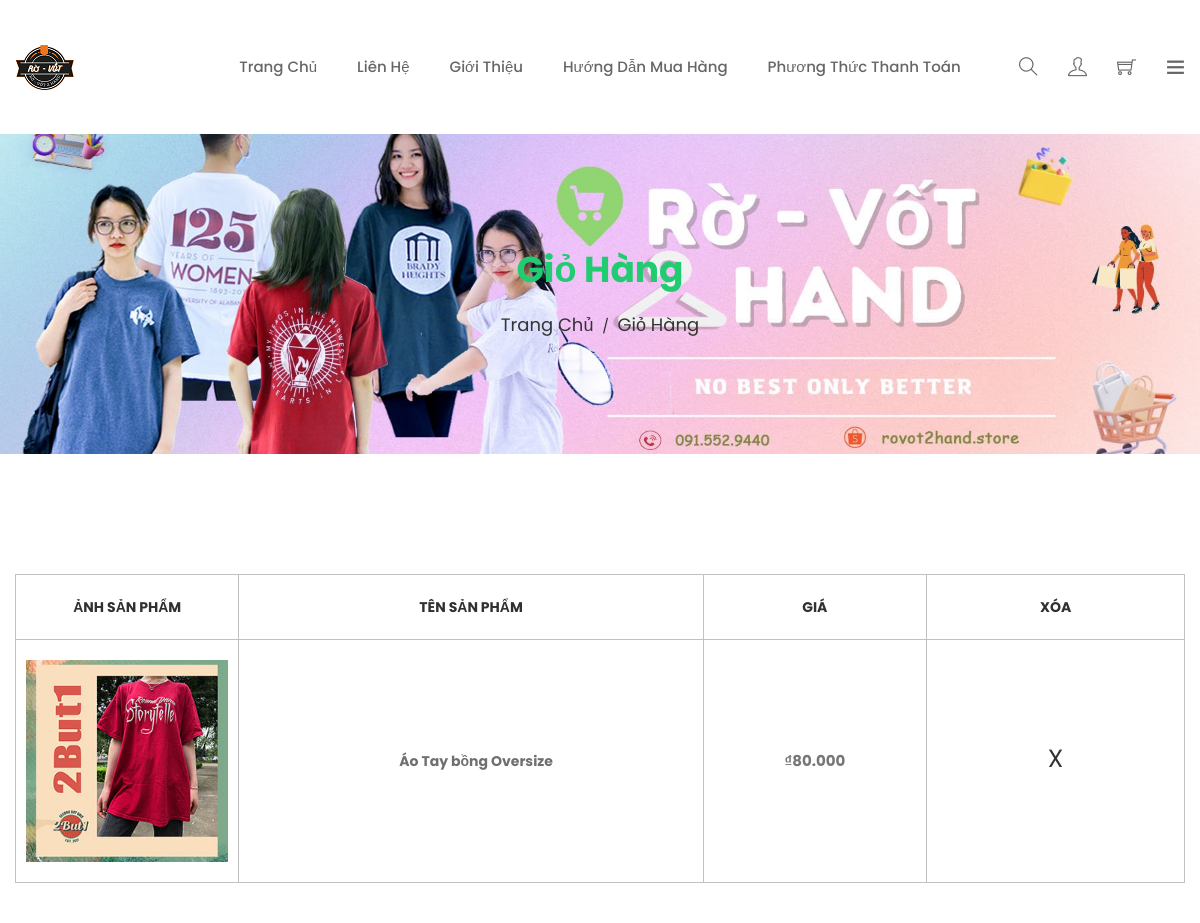
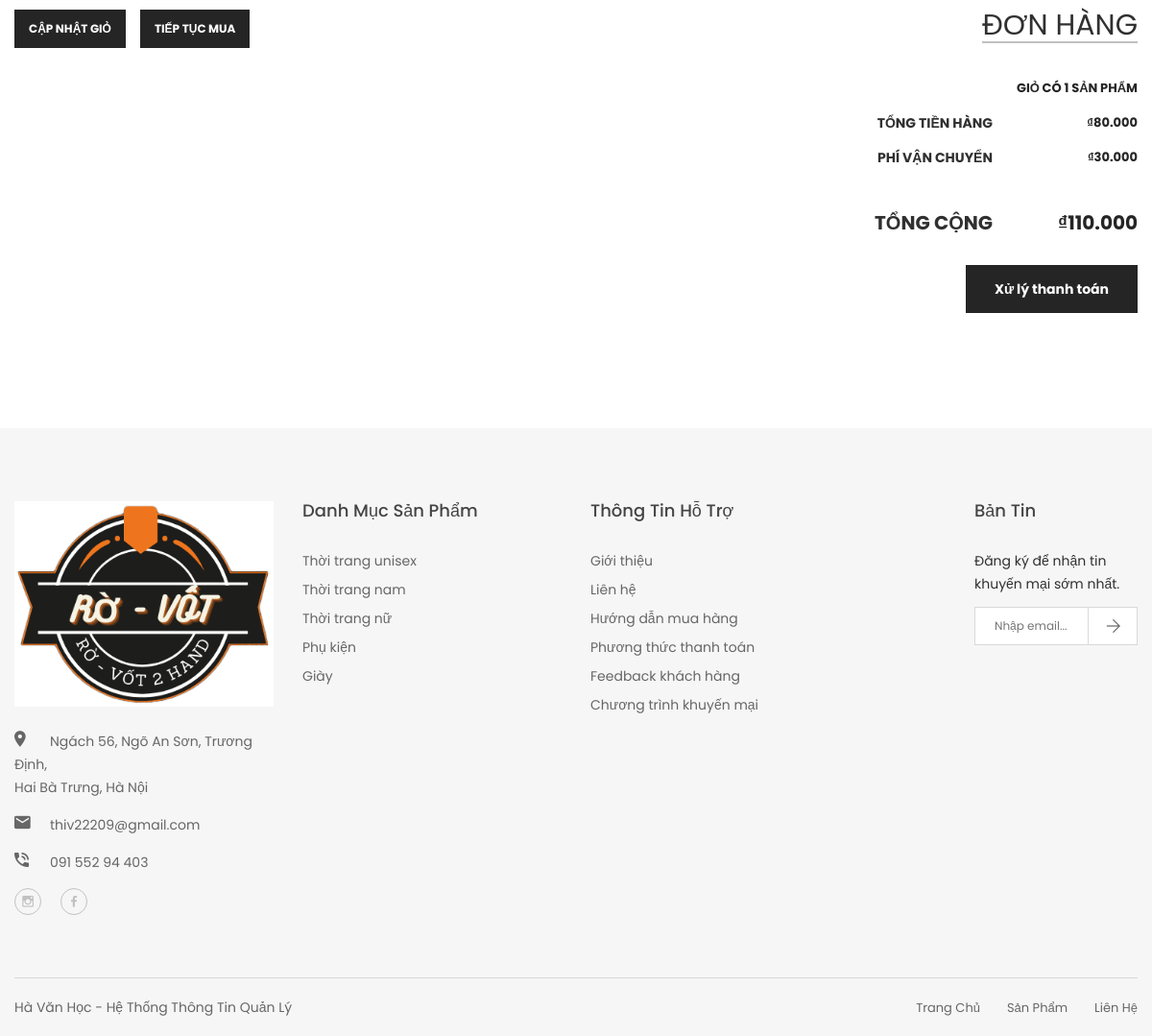
Screenshot of /carts/ with the database file from the repository (2 pictures, top to bottom).
### products/models.py (models this page shows)
class product(models.Model):
	prod_id = models.AutoField(primary_key = True)
	cate_id = models.ForeignKey(category, on_delete = models.CASCADE)
	prod_name = models.CharField(max_length = 100)
	prod_price = models.DecimalField(max_digits=6, decimal_places=3)
	prod_description = models.TextField()
	prod_imgage = models.CharField(max_length = 30)
	prod_imgage_detail = models.CharField(max_length = 50, null = True)
	prod_status = models.BooleanField(default = True)

### carts/views.py (the view)
# urls.py: path('', views.carts, name='carts'),
def carts(request):
	item = product.objects.filter(cartitem__cart_id=1)
	context = {
		'item' : item,
		'count' : item.count()
	}
	return render(request, 'store/carts.html', context)

### carts/templatetags/carts_extra.py (called while the page is built)
@register.filter
def total(item):
	total = 0
	for i in item:
		total += i.prod_price
	return total

@register.filter
def sumtotal(item):
	total = 0
	for i in item:
		total += i.prod_price
	return total + Decimal(30.000)

### templates/store/carts.html (shortened to what this page needs)
{% extends 'home.html' %}
{% load static %}
{% load carts_extra %}
		{% block content %}
        <div class="ht__bradcaump__area" style="background: rgba(0, 0, 0, 0) url({% static 'images/bg/3.jpg' %}) no-repeat scroll center center / cover ;">
            <div class="ht__bradcaump__wrap">
                <div class="container">
                    <div class="row">
                        <div class="col-xs-12">
                            <div class="bradcaump__inner text-center">
                                <h2 class="bradcaump-title">Giỏ hàng</h2>
                                <nav class="bradcaump-inner">
                                  <a class="breadcrumb-item" href="{% url 'home' %}">Trang chủ</a>
                                  <span class="brd-separetor">/</span>
                                  <span class="breadcrumb-item active">Giỏ hàng</span>
                                </nav>
                            </div>
                        </div>
                    </div>
                </div>
            </div>
        </div>
        <div class="cart-main-area ptb--120 bg__white">
            <div class="container">
                <div class="row">
                    <div class="col-md-12 col-sm-12 col-xs-12">
                        <form action="#">
                            <div class="table-content table-responsive">
                                <table>
                                    <thead>
                                        <tr>
                                            <th class="product-thumbnail">Ảnh sản phẩm</th>
                                            <th class="product-name">Tên sản phẩm</th>
                                            <th class="product-price">Giá</th>
                                            <th class="product-remove">Xóa</th>
                                        </tr>
                                    </thead>
                                    <tbody>
                                        {% for i in item %}
                                        <tr>
                                            <td class="product-thumbnail"><a href="{% url 'products:product_detail' i.prod_id %}"><img src="{% static i.prod_imgage %}" alt="product img" /></a></td>
                                            <td class="product-name"><a href="{% url 'products:product_detail' i.prod_id %}">{{ i.prod_name }}</a></td>
                                            <td class="product-price"><span class="amount">₫{{ i.prod_price }}</span></td>
                                            <td class="product-remove"><a href="#">X</a></td>
                                        </tr>
                                        {% endfor %}
                                    </tbody>
                                </table>
                            </div>
                            <div class="row">
                                <div class="col-md-8 col-sm-7 col-xs-12">
                                    <div class="buttons-cart">
                                        <input type="submit" value="Cập nhật giỏ" />
                                        <a href="{% url 'home' %}">Tiếp tục mua</a>
                                    </div>
                                </div>
                                <div class="col-md-4 col-sm-5 col-xs-12">
                                    <div class="cart_totals">
                                        <h2>Đơn hàng</h2>
                                        <table>
                                            <tbody>
                                                <tr class="cart-subtotal">
                                                    <th></th>
                                                    <td><span class="amount">Giỏ có {{ count }} sản phẩm</span></td>
                                                </tr>
                                                <tr class="cart-subtotal">
                                                    <th>Tổng tiền hàng</th>
                                                    <td><span class="amount">₫{{ item|total }}</span></td>
                                                </tr>
                                                <tr class="shipping">
                                                    <th>Phí vận chuyển</th>
                                                    <td>
                                                        <ul id="shipping_method">
                                                            <li>
                                                                <label>
                                                                    <span class="amount">₫30.000</span>
                                                                </label>
                                                            </li>
                                                        </ul>
                                                    </td>
                                                </tr>
                                                <tr class="order-total">
                                                    <th>Tổng cộng</th>
                                                    <td>
                                                        <strong><span class="amount">₫{{ item|sumtotal }}</span></strong>
                                                    </td>
                                                </tr>
                                            </tbody>
                                        </table>
                                        <div class="wc-proceed-to-checkout">
                                            <a href="{% url 'checkout' %}">Xử lý thanh toán</a>
                                        </div>
                                    </div>
                                </div>
                            </div>
                        </form>
                    </div>
                </div>
            </div>
        </div>
        {% endblock %}

### static/css/shortcode/default.css (style rules this page uses)
*, h1, h2, h3, h4, h5, h6, p, ul, a { margin: 0; padding: 0; }
html { font-size: 100%; }
body { font-family: 'Poppins', sans-serif; color: #303030; font-weight: 400; font-size: 14px; line-height: 24px; -webkit-font-smoothing: antialiased; -moz-osx-font-smoothing: grayscale; }
h1, h2, h3, h4, h5, h6, .h1, .h2, .h3, .h4, .h5, .h6 { font-family: 'Poppins', sans-serif; color: #303030; font-weight: 400; font-variant-ligatures: common-ligatures; margin-top: 0; margin-bottom: 0; }
h2, .h2 { font-size: 30px; font-weight: 400; }
ul, ol { list-style: none; }
strong { font-weight: 600; }
a { color: #333; }
body { overflow-x: hidden; }
a, .btn { -webkit-transition: all 0.3s ease-out 0s; -moz-transition: all 0.3s ease-out 0s; -ms-transition: all 0.3s ease-out 0s; -o-transition: all 0.3s ease-out 0s; transition: all 0.3s ease-out 0s; }
input, select, textarea { -webkit-transition: all 0.5s ease-out 0s; -moz-transition: all 0.5s ease-out 0s; -ms-transition: all 0.5s ease-out 0s; -o-transition: all 0.5s ease-out 0s; transition: all 0.5s ease-out 0s; }
img, .img { max-width: 100%; transition: all 0.3s ease-out 0s; }
p + img, img:last-child { margin-bottom: 0; }
body { background: #fff; }
.bg__white { background: #fff; }
.ptb--120 { padding: 120px 0 }

### rows the page displays
product: prod_imgage (picture), prod_name "Áo Tay bồng Oversize", prod_price "80.000", prod_price "110.000"

### other values shown
{{ count }} "1"
